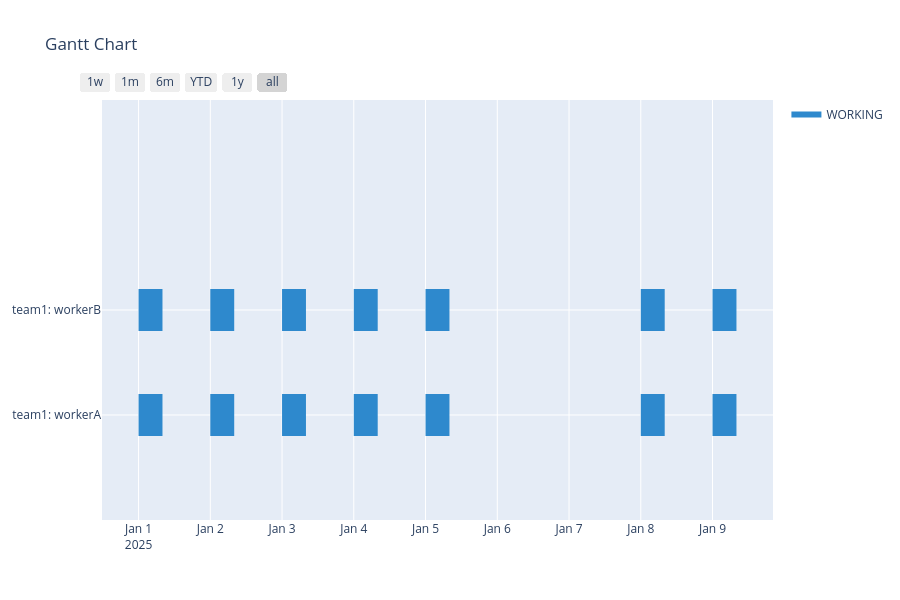

The code cell stored with this chart in its notebook:
### Code cell
team.create_gantt_plotly(project.init_datetime, project.unit_timedelta).show()

### Figure 1 — Plotly figure (JSON) as saved in the notebook; plotly's stock layout.template omitted (floating-point values rounded to 4 significant figures)
{"data": [{"fill": "toself", "fillcolor": "rgb(46, 137, 205)", "hoverinfo": "name", "legendgroup": "rgb(46, 137, 205)", "mode": "none", "name": "WORKING", "type": "scatter", "x": ["2025-01-01 00:00:00", "2025-01-01 08:00:00", "2025-01-01 08:00:00", "2025-01-01 00:00:00", "2025-01-01 00:00:00", "2025-01-02 00:00:00", "2025-01-02 08:00:00", "2025-01-02 08:00:00", "2025-01-02 00:00:00", "2025-01-02 00:00:00", "2025-01-03 00:00:00", "2025-01-03 08:00:00", "2025-01-03 08:00:00", "2025-01-03 00:00:00", "2025-01-03 00:00:00", "2025-01-04 00:00:00", "2025-01-04 08:00:00", "2025-01-04 08:00:00", "2025-01-04 00:00:00", "2025-01-04 00:00:00", "2025-01-05 00:00:00", "2025-01-05 08:00:00", "2025-01-05 08:00:00", "2025-01-05 00:00:00", "2025-01-05 00:00:00", "2025-01-08 00:00:00", "2025-01-08 08:00:00", "2025-01-08 08:00:00", "2025-01-08 00:00:00", "2025-01-08 00:00:00", "2025-01-09 00:00:00", "2025-01-09 08:00:00", "2025-01-09 08:00:00", "2025-01-09 00:00:00", "2025-01-09 00:00:00", "2025-01-01 00:00:00", "2025-01-01 08:00:00", "2025-01-01 08:00:00", "2025-01-01 00:00:00", "2025-01-01 00:00:00", "2025-01-02 00:00:00", "2025-01-02 08:00:00", "2025-01-02 08:00:00", "2025-01-02 00:00:00", "2025-01-02 00:00:00", "2025-01-03 00:00:00", "2025-01-03 08:00:00", "2025-01-03 08:00:00", "2025-01-03 00:00:00", "2025-01-03 00:00:00", "2025-01-04 00:00:00", "2025-01-04 08:00:00", "2025-01-04 08:00:00", "2025-01-04 00:00:00", "2025-01-04 00:00:00", "2025-01-05 00:00:00", "2025-01-05 08:00:00", "2025-01-05 08:00:00", "2025-01-05 00:00:00", "2025-01-05 00:00:00", "2025-01-08 00:00:00", "2025-01-08 08:00:00", "2025-01-08 08:00:00", "2025-01-08 00:00:00", "2025-01-08 00:00:00", "2025-01-09 00:00:00", "2025-01-09 08:00:00", "2025-01-09 08:00:00", "2025-01-09 00:00:00"], "y": [0.8, 0.8, 1.2, 1.2, null, 0.8, 0.8, 1.2, 1.2, null, 0.8, 0.8, 1.2, 1.2, null, 0.8, 0.8, 1.2, 1.2, null, 0.8, 0.8, 1.2, 1.2, null, 0.8, 0.8, 1.2, 1.2, null, 0.8, 0.8, 1.2, 1.2, null, -0.2, -0.2, 0.2, 0.2, null, -0.2, -0.2, 0.2, 0.2, null, -0.2, -0.2, 0.2, 0.2, null, -0.2, -0.2, 0.2, 0.2, null, -0.2, -0.2, 0.2, 0.2, null, -0.2, -0.2, 0.2, 0.2, null, -0.2, -0.2, 0.2, 0.2]}, {"legendgroup": "rgb(46, 137, 205)", "marker": {"color": "rgb(46, 137, 205)", "opacity": 0, "size": 1}, "mode": "markers", "name": "", "showlegend": false, "text": [null, null, null, null, null, null, null, null, null, null, null, null, null, null, null, null, null, null, null, null, null, null, null, null, null, null, null, null], "type": "scatter", "x": ["2025-01-01 00:00:00", "2025-01-01 08:00:00", "2025-01-02 00:00:00", "2025-01-02 08:00:00", "2025-01-03 00:00:00", "2025-01-03 08:00:00", "2025-01-04 00:00:00", "2025-01-04 08:00:00", "2025-01-05 00:00:00", "2025-01-05 08:00:00", "2025-01-08 00:00:00", "2025-01-08 08:00:00", "2025-01-09 00:00:00", "2025-01-09 08:00:00", "2025-01-01 00:00:00", "2025-01-01 08:00:00", "2025-01-02 00:00:00", "2025-01-02 08:00:00", "2025-01-03 00:00:00", "2025-01-03 08:00:00", "2025-01-04 00:00:00", "2025-01-04 08:00:00", "2025-01-05 00:00:00", "2025-01-05 08:00:00", "2025-01-08 00:00:00", "2025-01-08 08:00:00", "2025-01-09 00:00:00", "2025-01-09 08:00:00"], "y": [1, 1, 1, 1, 1, 1, 1, 1, 1, 1, 1, 1, 1, 1, 0, 0, 0, 0, 0, 0, 0, 0, 0, 0, 0, 0, 0, 0]}], "layout": {"height": 600, "hovermode": "closest", "showlegend": true, "title": {"text": "Gantt Chart"}, "xaxis": {"rangeselector": {"buttons": [{"count": 7, "label": "1w", "step": "day", "stepmode": "backward"}, {"count": 1, "label": "1m", "step": "month", "stepmode": "backward"}, {"count": 6, "label": "6m", "step": "month", "stepmode": "backward"}, {"count": 1, "label": "YTD", "step": "year", "stepmode": "todate"}, {"count": 1, "label": "1y", "step": "year", "stepmode": "backward"}, {"step": "all"}]}, "showgrid": true, "type": "date", "zeroline": false}, "yaxis": {"autorange": false, "range": [-1, 3], "showgrid": true, "ticktext": ["team1: workerA", "team1: workerB"], "tickvals": [0, 1], "zeroline": false}}}
